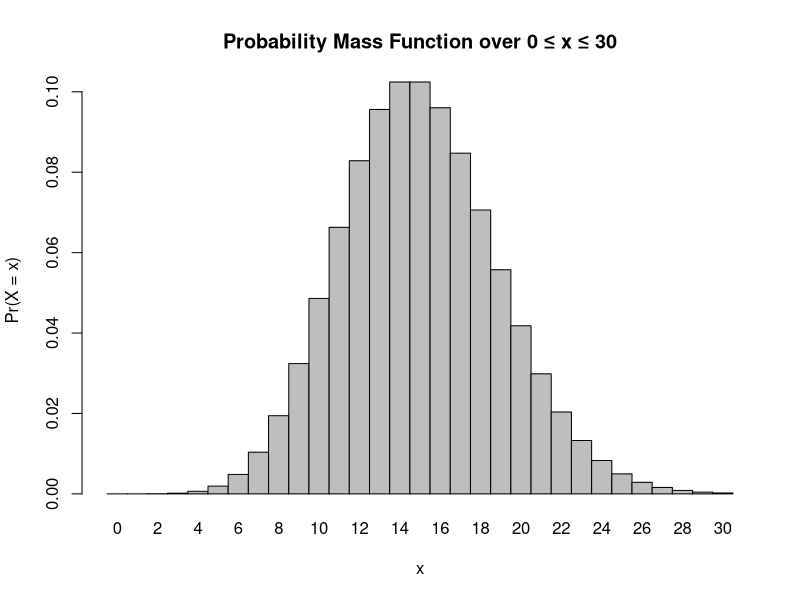
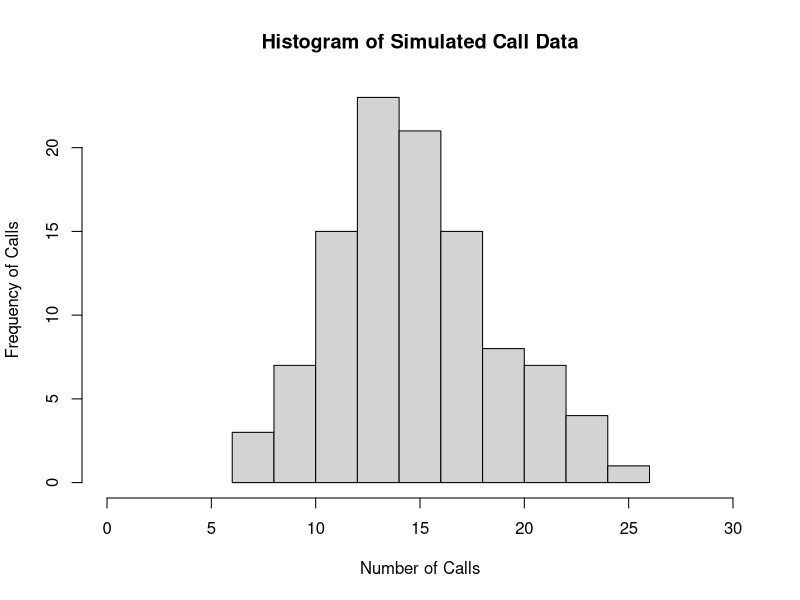

Source code (R) for these figures, in order:
## ---- chunk 1
?dpois() #dpois and ppois functions can be used to generate Poisson distributions 
?ppois() #ppois allows you to generate all variables greater than x
one <- ppois(8, 15, lower = FALSE) #X is the appropriate Poisson random variable and lambda is the mean 
one
## ---- chunk 2
x <- 0 #set x equal to 0 to indicate that she heard zero calls 
l <- 15 #set l equal to the mean
two <- dpois(x = x, lambda = l, log = FALSE)
two
## ---- chunk 3
x <- 3
l <- 15 
three <- dpois(x = x, lambda = l, log = FALSE)
three
## ---- chunk 4
x <- 0:30
l = 15
four <- dpois(x = x, lambda = l)
barplot(four, names.arg = x, space = 0, xlab = "x", ylab = "Pr(X = x)", main = "Probability Mass Function over 0 ≤ x ≤ 30")
## ---- chunk 5
data <- rpois(n = 104, lambda = 15) #rpois() function can be used to simulate data in the poisson distribution. n = the number of samples, lambda = mean of data 
data
## ---- chunk 6
?hist
hist(data, xlab = "Number of Calls", ylab = "Frequency of Calls", main = "Histogram of Simulated Call Data", xlim = range(0:30), ylim = NULL)
